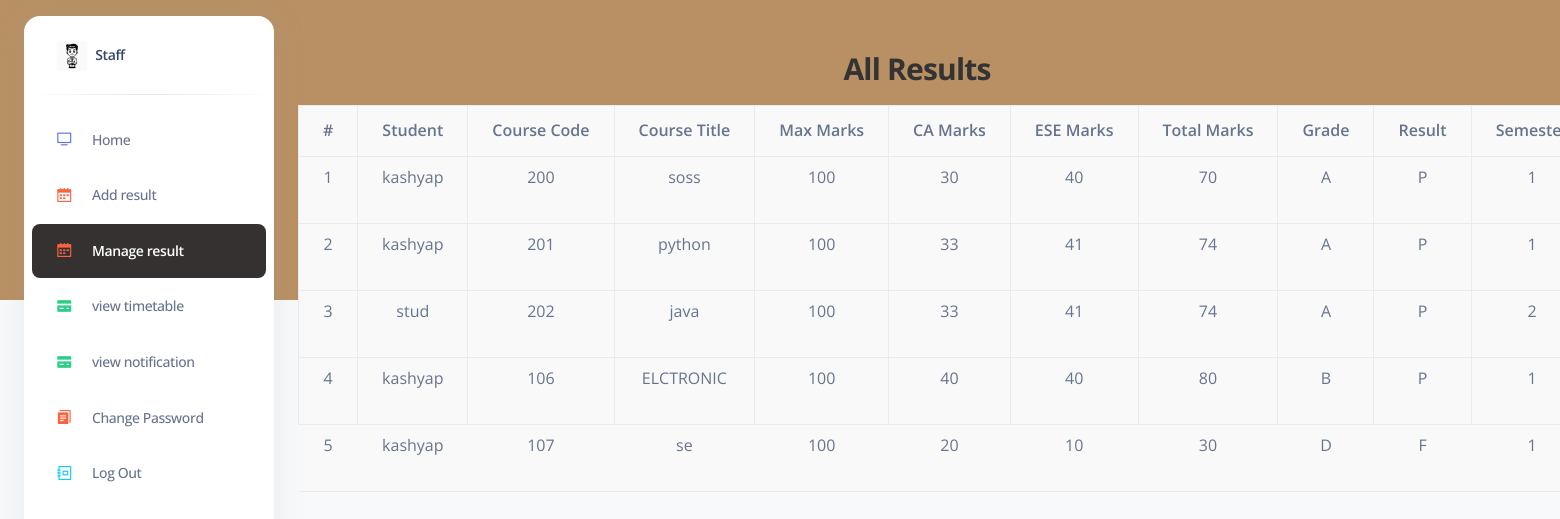
The app's page /allresults/ (signed in) with its own data.
### adminapp/models.py (models this page shows, shortened)
class StudentResult(models.Model):
    student = models.ForeignKey(User, on_delete=models.CASCADE, related_name="results",default='')
    registration_number = models.CharField(max_length=20)
    name = models.CharField(max_length=100)
    programme = models.CharField(max_length=100, default="Master of Computer Applications")
    semester = models.CharField(max_length=50)
    college = models.CharField(max_length=255)
    course_code = models.CharField(max_length=10)
    course_title = models.CharField(max_length=255)
    max_mark=models.IntegerField()
    ca_marks = models.IntegerField("Continuous Assessment Marks")
    ese_marks = models.IntegerField("End Semester Evaluation Marks")
    total_marks = models.IntegerField()
    grade_sub=models.CharField(max_length=3,null=True,blank=True)
    result = models.CharField(max_length=1, choices=[("P", "Pass"), ("F", "Fail")])
    sgpa = models.FloatField(null=True, blank=True)
    grade = models.CharField(max_length=2, null=True, blank=True)
    status = models.CharField(max_length=20, choices=[("Passed", "Passed"), ("Failed", "Failed")])

class User(AbstractUser):
    is_fac= models.BooleanField(default=False)
    is_stud = models.BooleanField(default=False)
    phone_number = models.CharField(max_length=12,null=True,blank=True)
    dob=models.DateField(null=True,blank=True)
    place= models.CharField(max_length=100,null=True,blank=True)
    state = models.CharField(max_length=30,null=True,blank=True)
    image = models.ImageField(upload_to="user/",null=True,blank=True)
    semester=models.CharField(max_length=50,null=True,blank=True)
    address=models.CharField(max_length=150,null=True,blank=True)

### adminapp/views.py (the view)
# urls.py: path("allresults/", views.view_all_results, name="allresults"),
@login_required(login_url='/')
def view_all_results(request):
    current_page='allresults'
    results =StudentResult.objects.all() # Use select_related if you have a ForeignKey to optimize queries
    return render(request, "admin_app/pages/manageresult.html", {"results": results,'current_page':current_page})

### templates/admin_app/pages/manageresult.html (shortened to what this page needs)
{% extends "admin_app/components/base.html" %}
{% load static %}
{% block content %}
{% include 'admin_app/components/header1.html' %}
<div class="container-fluid py-4">
    <div class="row">
        <div class="col-12">
            <h3 class="mb-3 text-center" style="color: #333;">All Results</h3>
            <table class="table table-bordered table-hover" style="text-align: center; background-color: #f9f9f9;">
                <thead class="thead-light">
                    <tr>
                        <th>#</th>
                        <th>Student</th>
                        <th>Course Code</th>
                        <th>Course Title</th>
                        <th>Max Marks</th>
                        <th>CA Marks</th>
                        <th>ESE Marks</th>
                        <th>Total Marks</th>
                        <th>Grade</th>
                        <th>Result</th>
                        <th>Semester</th>
                    </tr>
                </thead>
                <tbody>
                    {% for result in results %}
                    <tr>
                        <td>{{ forloop.counter }}</td>
                        <td>{{ result.student.username }}</td>
                        <td>{{ result.course_code }}</td>
                        <td>{{ result.course_title }}</td>
                        <td>{{ result.max_mark }}</td>
                        <td>{{ result.ca_marks }}</td>
                        <td>{{ result.ese_marks }}</td>
                        <td>{{ result.total_marks }}</td>
                        <td>{{ result.grade_sub }}</td>
                        <td>{{ result.result }}</td>
                        <td>{{ result.semester }}</td>
                    </tr>
                    {% endfor %}
                </tbody>
            </table>
        </div>
    </div>
    {% endblock content %}

### records on screen
StudentResult: student.username "kashyap", course_code "200", course_title "soss", max_mark "100", ca_marks "30", ese_marks "40", total_marks "70", grade_sub "A", result "P", semester "1"
StudentResult: student.username "kashyap", course_code "201", course_title "python", max_mark "100", ca_marks "33", ese_marks "41", total_marks "74", grade_sub "A", result "P", semester "1"
StudentResult: student.username "stud", course_code "202", course_title "java", max_mark "100", ca_marks "33", ese_marks "41", total_marks "74", grade_sub "A", result "P", semester "2"
StudentResult: student.username "kashyap", course_code "106", course_title "ELCTRONIC", max_mark "100", ca_marks "40", ese_marks "40", total_marks "80", grade_sub "B", result "P", semester "1"
StudentResult: student.username "kashyap", course_code "107", course_title "se", max_mark "100", ca_marks "20", ese_marks "10", total_marks "30", grade_sub "D", result "F", semester "1"
